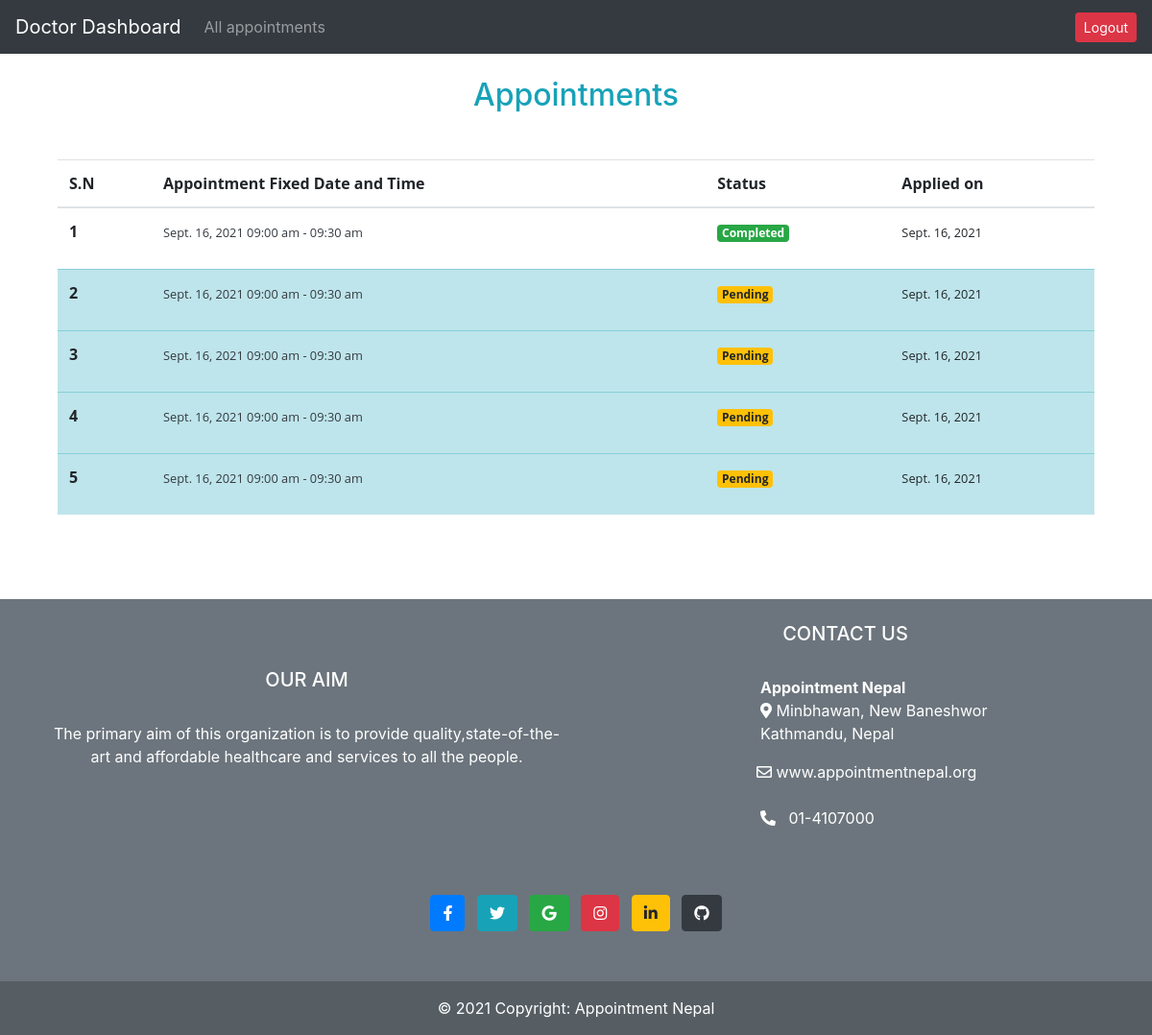
/doctorsapp/allappointments (signed in), run on an earlier commit of the app's database.
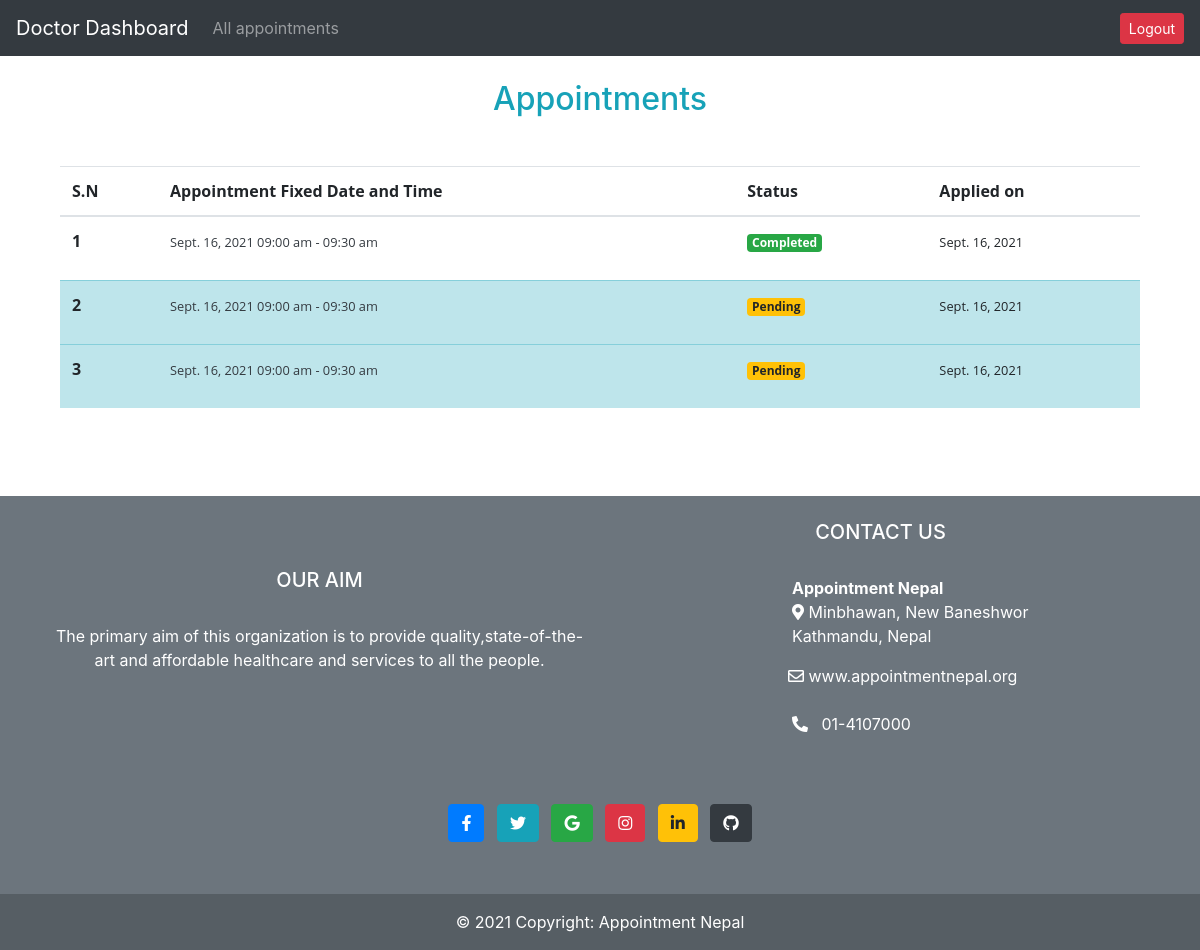
And on a later commit of the database.
### mainapp/models.py (models this page shows, shortened)
class Appointment (models.Model):
    user= models.ForeignKey(User,on_delete=models.CASCADE)
    name=models.CharField(max_length=200, null=True)
    phonenumber=models.CharField(max_length=15, null=True)
    email=models.EmailField( null=True)
    age=models.PositiveIntegerField( null=True)
    address=models.CharField(max_length=200, null=True)
    desc=models.TextField( null=True)
    date=models.DateField(null=True)
    time= models.CharField(max_length=20, null=True,choices=times )
    seen=models.BooleanField(default=False)
    response=models.TextField(null=True)
    doctor=models.ForeignKey(DoctorUser,on_delete=models.CASCADE, null=True)
    applied_date=models.DateField(auto_now_add=True, blank=True, null=True)

### doctorsapp/views.py (the view)
# urls.py: path('allappointments',views.allAppointments,name="allAppointments"),
def allAppointments(request):
    user=request.user
    doctor=DoctorUser.objects.get(user=user)
    all_appointments=Appointment.objects.filter(doctor=doctor).count()
    completed=Appointment.objects.exclude(doctor=doctor, response__isnull=True).count()
    not_responded=Appointment.objects.filter(doctor=doctor, response=None).count()
    appointments=Appointment.objects.filter(doctor=doctor).order_by("-id")[:7]
    context={
        'all_appointments':all_appointments,
        'completed':completed,
        'not_responded':not_responded,
        'appointments':appointments
    }
    return render(request, "doctorsapp/allapppointments.html",context)

### doctorsapp/templates/doctorsapp/allapppointments.html (shortened to what this page needs)
{% extends 'doctorsapp/layout.html' %}
{% load static %}
{% block content %}
<br>
<h2 class="text-center text-info">Appointments</h2>
<br>
<div class="ok container my-3">
    <div class="container mt-2">
        <table class="table">
            <thead>
              <tr>
                <th scope="">S.N</th>
                <th scope="col">Appointment Fixed Date and Time</th>
                <th scope="col">Status</th>
                <th scope="col">Applied on</th>
              </tr>
            </thead>
            <tbody>
                {% for i in appointments %}
             {% if i.response == None %}
              <tr class="table-info">
                <th scope="row">{{ forloop.counter }}</th>
                <td><a href="{% url 'doctorsapp:appdetail' i.id%}"><small class="text-dark">{{ i.date}} {{i.time}}</small></a></td>
                <td><p class="badge badge-warning">Pending</p></td>
                <td><small>{{ i.applied_date}}</small></td>
              </tr>
              {% else %}
              <tr >
                <th scope="row">{{ forloop.counter }}</th>
                <td><a href="{% url 'doctorsapp:appdetail' i.id%}"><small class="text-dark">{{ i.date}} {{i.time}}</small></a></td>
                <td><p class="badge badge-success">Completed</p></td>
                <td><small>{{ i.applied_date}}</small></td>
              </tr>
             {% endif %}
              {% empty %}
            <tr>
                <td><h5 class="text-center my-4 text-secondary">No prevoius appointments</h5></td>
            </tr>
            {% endfor %}
            </tbody>
          </table>
    </div>
  </div>
<br> <br> <br>
{% include 'mainapp/footer.html' %}
{% endblock %}

What changed in the data, as far as the page shows it:
removed Appointment: date "Sept. 16, 2021", time "09:00 am - 09:30 am", applied_date "Sept. 16, 2021"
removed Appointment: date "Sept. 16, 2021", time "09:00 am - 09:30 am", applied_date "Sept. 16, 2021"
